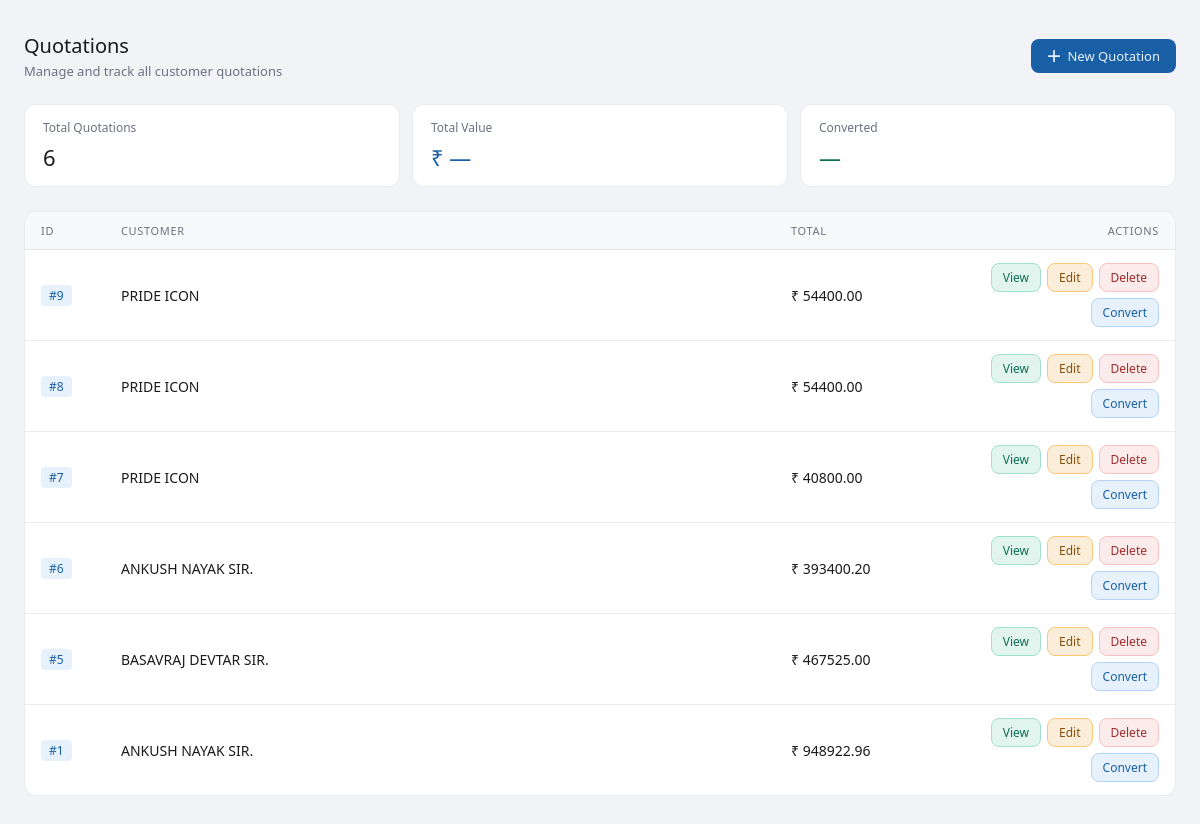
Page /quotations/ (signed in) on the committed database.
### core/models.py (models this page shows, shortened)
class Quotation(models.Model):
    customer = models.ForeignKey(Customer, on_delete=models.CASCADE, related_name="quotations")
    date = models.DateField(auto_now_add=True)
    subtotal = models.DecimalField(max_digits=10, decimal_places=2, default=0)
    cgst = models.DecimalField(max_digits=10, decimal_places=2, default=0)
    sgst = models.DecimalField(max_digits=10, decimal_places=2, default=0)
    total = models.DecimalField(max_digits=10, decimal_places=2, default=0)
    discount = models.DecimalField(max_digits=10, decimal_places=2, default=0)
    terms = models.ManyToManyField('TermCondition', blank=True, through='QuotationTerm')
    custom_terms = models.TextField(blank=True, null=True)
    terms_and_conditions = models.TextField(blank=True, null=True)
    gst_type = models.CharField(
        max_length=20,
        choices=[
            ('with_gst', 'With GST'),
            ('without_gst', 'Without GST')
        ],
        default='with_gst'
    )

class Customer(models.Model):
    name = models.CharField(max_length=100)
    phone = models.CharField(max_length=15)
    address = models.TextField()

### core/views.py (the view)
# urls.py: path('quotations/', views.quotations, name='quotations'),
@login_required(login_url='/login/')
def quotations(request):
    data = Quotation.objects.all().order_by('-id')
    return render(request, 'quotations.html', {'data': data})

### templates/quotations.html (shortened to what this page needs)
<!DOCTYPE html>
<html lang="en">
<head>
</head>
<body>
<div class="page">
  <div class="header">
    <div class="header-left">
      <h2>Quotations</h2>
      <p>Manage and track all customer quotations</p>
    </div>
    <a href="{% url 'create_quotation' %}" class="btn-new">
      <svg viewBox="0 0 16 16" fill="none" stroke="currentColor" stroke-width="2" stroke-linecap="round">
        <line x1="8" y1="2" x2="8" y2="14"/>
        <line x1="2" y1="8" x2="14" y2="8"/>
      </svg>
      New Quotation
    </a>
  </div>
  <div class="stats-row">
    <div class="stat-card">
      <div class="label">Total Quotations</div>
      <div class="value">{{ data|length }}</div>
    </div>
    <div class="stat-card">
      <div class="label">Total Value</div>
      <div class="value blue">₹ —</div>
    </div>
    <div class="stat-card">
      <div class="label">Converted</div>
      <div class="value teal">—</div>
    </div>
  </div>
  <div class="table-card">
    <table>
      <thead>
        <tr>
          <th style="width:80px">ID</th>
          <th>Customer</th>
          <th style="width:130px">Total</th>
          <th style="width:270px">Actions</th>
        </tr>
      </thead>
      <tbody>
        {% for q in data %}
        <tr>
          <td><span class="id-badge">#{{ q.id }}</span></td>
          <td>{{ q.customer.name }}</td>
          <td class="amount">₹ {{ q.total }}</td>
          <td>
            <div class="actions">
              <a href="{% url 'view_quotation' q.id %}" class="action-btn btn-view">View</a>
              <a href="{% url 'edit_quotation' q.id %}" class="action-btn btn-edit">Edit</a>
              <a href="{% url 'delete_quotation' q.id %}" class="action-btn btn-delete">Delete</a>
              <a href="{% url 'convert_to_order' q.id %}" class="action-btn btn-convert">Convert</a>
            </div>
          </td>
        </tr>
        {% empty %}
        <tr class="empty-row">
          <td colspan="4">No quotations found. Create your first one above.</td>
        </tr>
        {% endfor %}
      </tbody>
    </table>
  </div>
</div>
</body>
</html>

### templates/quotations.html (style rules this page uses)
*, *::before, *::after { box-sizing: border-box; margin: 0; padding: 0; }
:root { --color-background-primary: #ffffff; --color-background-secondary: #f8f9fa; --color-background-tertiary: #f1f3f6; --color-text-primary: #1a1a1a; --color-text-secondary: #6b7280; --color-border-tertiary: rgba(0,0,0,0.08); --border-radius-md: 8px; --border-radius-lg: 12px; --font-sans: 'Segoe UI', system-ui, -apple-system, sans-serif; }
body { background: var(--color-background-tertiary); font-family: var(--font-sans); color: var(--color-text-primary); min-height: 100vh; }
.page { padding: 2rem 1.5rem; }
.header { display: flex; align-items: center; justify-content: space-between; margin-bottom: 1.5rem; }
.header-left h2 { font-size: 20px; font-weight: 500; color: var(--color-text-primary); }
.header-left p { font-size: 13px; color: var(--color-text-secondary); margin-top: 3px; }
.btn-new { display: inline-flex; align-items: center; gap: 6px; padding: 8px 16px; border-radius: var(--border-radius-md); background: #185FA5; color: #E6F1FB; font-size: 13px; font-weight: 500; text-decoration: none; border: none; cursor: pointer; transition: background 0.15s; }
.btn-new svg { width: 14px; height: 14px; }
.stats-row { display: grid; grid-template-columns: repeat(3, 1fr); gap: 12px; margin-bottom: 1.5rem; }
.stat-card { background: var(--color-background-primary); border: 0.5px solid var(--color-border-tertiary); border-radius: var(--border-radius-lg); padding: 14px 18px; }
.stat-card .label { font-size: 12px; color: var(--color-text-secondary); margin-bottom: 6px; }
.stat-card .value { font-size: 22px; font-weight: 500; color: var(--color-text-primary); }
.stat-card .value.teal { color: #0F6E56; }
.stat-card .value.blue { color: #185FA5; }
.table-card { background: var(--color-background-primary); border: 0.5px solid var(--color-border-tertiary); border-radius: var(--border-radius-lg); overflow: hidden; }
table { width: 100%; border-collapse: collapse; table-layout: fixed; }
thead th { padding: 11px 16px; font-size: 11px; font-weight: 500; letter-spacing: 0.06em; color: var(--color-text-secondary); text-align: left; text-transform: uppercase; background: var(--color-background-secondary); border-bottom: 0.5px solid var(--color-border-tertiary); }
thead th:last-child { text-align: right; }
tbody tr { border-bottom: 0.5px solid var(--color-border-tertiary); transition: background 0.1s; }
tbody tr:last-child { border-bottom: none; }
tbody td { padding: 13px 16px; font-size: 14px; color: var(--color-text-primary); vertical-align: middle; }
tbody td:last-child { text-align: right; }
.id-badge { display: inline-block; font-size: 12px; font-weight: 500; color: #185FA5; background: #E6F1FB; border-radius: 4px; padding: 2px 8px; }
.amount { font-weight: 500; }
.actions { display: flex; align-items: center; justify-content: flex-end; gap: 6px; flex-wrap: wrap; }
.action-btn { display: inline-flex; align-items: center; gap: 4px; padding: 5px 11px; border-radius: var(--border-radius-md); font-size: 12px; font-weight: 500; text-decoration: none; border: 0.5px solid; cursor: pointer; transition: opacity 0.15s; white-space: nowrap; }
.btn-view { background: #E1F5EE; color: #0F6E56; border-color: #9FE1CB; }
.btn-edit { background: #FAEEDA; color: #854F0B; border-color: #FAC775; }
.btn-delete { background: #FCEBEB; color: #A32D2D; border-color: #F7C1C1; }
.btn-convert { background: #E6F1FB; color: #185FA5; border-color: #B5D4F4; }

### rows in the picture
Quotation: id "9", customer.name "PRIDE ICON", total "54400.00"
Quotation: id "8", customer.name "PRIDE ICON", total "54400.00"
Quotation: id "7", customer.name "PRIDE ICON", total "40800.00"
Quotation: id "6", customer.name "ANKUSH NAYAK SIR.", total "393400.20"
Quotation: id "5", customer.name "BASAVRAJ DEVTAR SIR.", total "467525.00"
Quotation: id "1", customer.name "ANKUSH NAYAK SIR.", total "948922.96"

### other values in the picture
{{ data|length }} "6"
